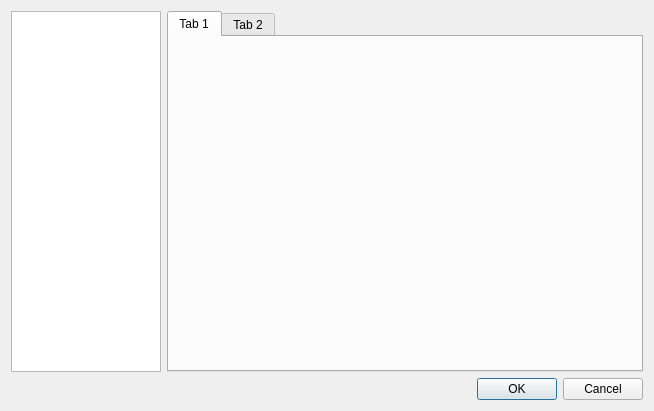
<?xml version="1.0" encoding="UTF-8"?>
<ui version="4.0">
 <class>SettingsDialog</class>
 <widget class="QDialog" name="SettingsDialog">
  <property name="geometry">
   <rect>
    <x>0</x>
    <y>0</y>
    <width>654</width>
    <height>411</height>
   </rect>
  </property>
  <property name="windowTitle">
   <string>Settings</string>
  </property>
  <layout class="QVBoxLayout" name="verticalLayout">
   <item>
    <layout class="QHBoxLayout" name="horizontalLayout">
     <item>
      <widget class="QListWidget" name="listWidget">
       <property name="maximumSize">
        <size>
         <width>150</width>
         <height>16777215</height>
        </size>
       </property>
      </widget>
     </item>
     <item>
      <widget class="QTabWidget" name="tabWidget">
       <widget class="QWidget" name="tab">
        <attribute name="title">
         <string>Tab 1</string>
        </attribute>
       </widget>
       <widget class="QWidget" name="tab_2">
        <attribute name="title">
         <string>Tab 2</string>
        </attribute>
       </widget>
      </widget>
     </item>
    </layout>
   </item>
   <item>
    <widget class="QDialogButtonBox" name="buttonBox">
     <property name="orientation">
      <enum>Qt::Horizontal</enum>
     </property>
     <property name="standardButtons">
      <set>QDialogButtonBox::Cancel|QDialogButtonBox::Ok</set>
     </property>
    </widget>
   </item>
  </layout>
 </widget>
 <resources/>
 <connections>
  <connection>
   <sender>buttonBox</sender>
   <signal>accepted()</signal>
   <receiver>SettingsDialog</receiver>
   <slot>accept()</slot>
   <hints>
    <hint type="sourcelabel">
     <x>248</x>
     <y>254</y>
    </hint>
    <hint type="destinationlabel">
     <x>157</x>
     <y>274</y>
    </hint>
   </hints>
  </connection>
  <connection>
   <sender>buttonBox</sender>
   <signal>rejected()</signal>
   <receiver>SettingsDialog</receiver>
   <slot>reject()</slot>
   <hints>
    <hint type="sourcelabel">
     <x>316</x>
     <y>260</y>
    </hint>
    <hint type="destinationlabel">
     <x>286</x>
     <y>274</y>
    </hint>
   </hints>
  </connection>
 </connections>
</ui>
